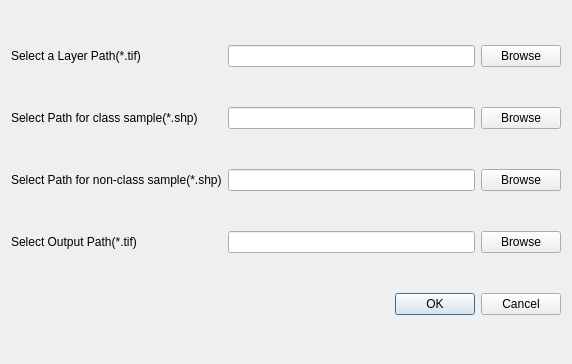
<?xml version="1.0" encoding="UTF-8"?>
<ui version="4.0">
 <class>WaterClassifierDialogBase</class>
 <widget class="QDialog" name="WaterClassifierDialogBase">
  <property name="geometry">
   <rect>
    <x>0</x>
    <y>0</y>
    <width>572</width>
    <height>364</height>
   </rect>
  </property>
  <property name="windowTitle">
   <string>Water Classifier</string>
  </property>
  <layout class="QGridLayout" name="gridLayout">
   <item row="3" column="0">
    <widget class="QLabel" name="training2_label">
     <property name="text">
      <string>Select Path for non-class sample(*.shp)</string>
     </property>
    </widget>
   </item>
   <item row="4" column="2">
    <widget class="QPushButton" name="output_button">
     <property name="text">
      <string>Browse</string>
     </property>
    </widget>
   </item>
   <item row="4" column="1">
    <widget class="QLineEdit" name="output_line"/>
   </item>
   <item row="3" column="2">
    <widget class="QPushButton" name="training2_button">
     <property name="text">
      <string>Browse</string>
     </property>
    </widget>
   </item>
   <item row="1" column="2">
    <widget class="QPushButton" name="training1_button">
     <property name="text">
      <string>Browse</string>
     </property>
    </widget>
   </item>
   <item row="5" column="0" colspan="3">
    <widget class="QDialogButtonBox" name="dialogButtonBox">
     <property name="orientation">
      <enum>Qt::Horizontal</enum>
     </property>
     <property name="standardButtons">
      <set>QDialogButtonBox::Cancel|QDialogButtonBox::Ok</set>
     </property>
    </widget>
   </item>
   <item row="4" column="0">
    <widget class="QLabel" name="output_label">
     <property name="text">
      <string>Select Output Path(*.tif)</string>
     </property>
    </widget>
   </item>
   <item row="1" column="0">
    <widget class="QLabel" name="training1_label">
     <property name="text">
      <string>Select Path for class sample(*.shp)</string>
     </property>
    </widget>
   </item>
   <item row="0" column="1">
    <widget class="QLineEdit" name="layer_line"/>
   </item>
   <item row="0" column="2">
    <widget class="QPushButton" name="layer_button">
     <property name="text">
      <string>Browse</string>
     </property>
    </widget>
   </item>
   <item row="0" column="0">
    <widget class="QLabel" name="layer_label">
     <property name="text">
      <string>Select a Layer Path(*.tif)</string>
     </property>
    </widget>
   </item>
   <item row="1" column="1">
    <widget class="QLineEdit" name="training1_line"/>
   </item>
   <item row="3" column="1">
    <widget class="QLineEdit" name="training2_line"/>
   </item>
  </layout>
 </widget>
 <resources/>
 <connections>
  <connection>
   <sender>dialogButtonBox</sender>
   <signal>accepted()</signal>
   <receiver>WaterClassifierDialogBase</receiver>
   <slot>accept()</slot>
   <hints>
    <hint type="sourcelabel">
     <x>9</x>
     <y>244</y>
    </hint>
    <hint type="destinationlabel">
     <x>20</x>
     <y>20</y>
    </hint>
   </hints>
  </connection>
  <connection>
   <sender>dialogButtonBox</sender>
   <signal>rejected()</signal>
   <receiver>WaterClassifierDialogBase</receiver>
   <slot>reject()</slot>
   <hints>
    <hint type="sourcelabel">
     <x>9</x>
     <y>244</y>
    </hint>
    <hint type="destinationlabel">
     <x>20</x>
     <y>20</y>
    </hint>
   </hints>
  </connection>
 </connections>
</ui>
